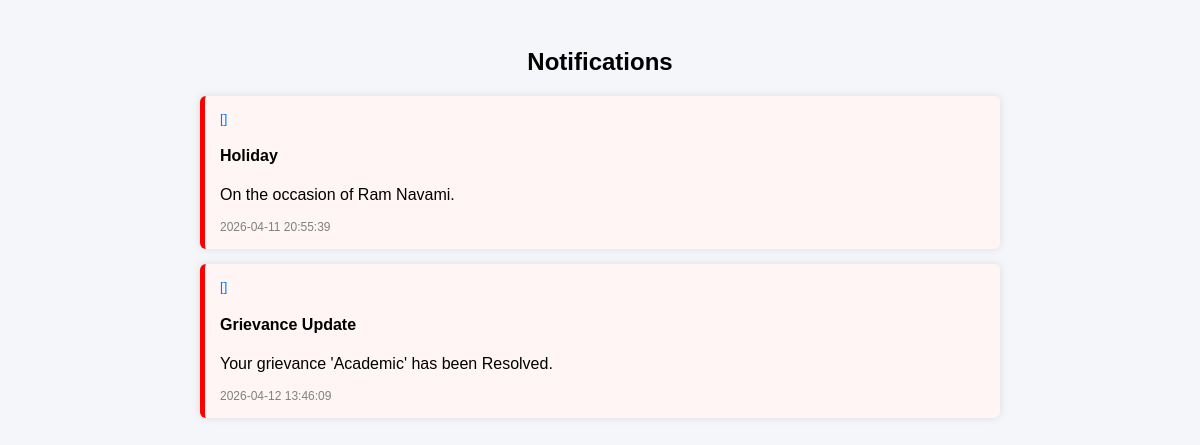
The page /student/notifications (signed in) on the database its author committed.
### tables this page shows
CREATE TABLE notifications (
    id INTEGER PRIMARY KEY AUTOINCREMENT,
    student_id INTEGER,
    faculty_id INTEGER,
    date TEXT,
    title TEXT,
    message TEXT,
    target TEXT,
    is_read INTEGER DEFAULT 0,
    created_at TIMESTAMP DEFAULT CURRENT_TIMESTAMP
);

### app.py (the view)
@app.route("/student/notifications")
def student_notifications():
    if "student_id" not in session:
        return redirect(url_for("login"))
    conn = get_db_connection()
    notifications = conn.execute("""
        SELECT * FROM notifications
        WHERE student_id=? OR student_id IS NULL
        ORDER BY date DESC
    """, (session["student_id"],)).fetchall()
    conn.close()
    return render_template("notifications.html", notifications=notifications)

### app.py (called while the page is built)
def get_db_connection():
    conn = sqlite3.connect("database.db")
    conn.row_factory = sqlite3.Row
    return conn

### templates/notifications.html (shortened to what this page needs)
<!DOCTYPE html>
<html>
<head>
</head>
<body>
<div class="container">
    <h2>Notifications</h2>
    {% for n in notifications %}
        <a href="{{ url_for('mark_notification_read', notif_id=n.id) }}">
            <div class="card {% if n.is_read == 0 %}unread{% endif %}">
                <div class="category">[{{ n.category }}]</div>
                <h4>{{ n.title }}</h4>
                <p>{{ n.message }}</p>
                <div class="date">{{ n.created_at }}</div>
            </div>
        </a>
    {% endfor %}
</div>
</body>
</html>

### templates/notifications.html (style rules this page uses)
body { font-family: Arial; background: #f4f6f9; padding: 20px; }
.container { width: 800px; margin: auto; }
h2 { text-align: center; }
.card { padding: 15px; margin-bottom: 15px; border-radius: 6px; box-shadow: 0 0 8px rgba(0,0,0,0.1); background: white; }
.unread { border-left: 5px solid red; background: #fff5f5; }
.category { font-size: 13px; color: #007bff; }
.date { font-size: 12px; color: gray; }
a { text-decoration: none; color: black; }

### rows shown on the page
notifications: title "Holiday", message "On the occasion of Ram Navami.", created_at "2026-04-11 20:55:39"
notifications: title "Grievance Update", message "Your grievance 'Academic' has been Resolved.", created_at "2026-04-12 13:46:09"
